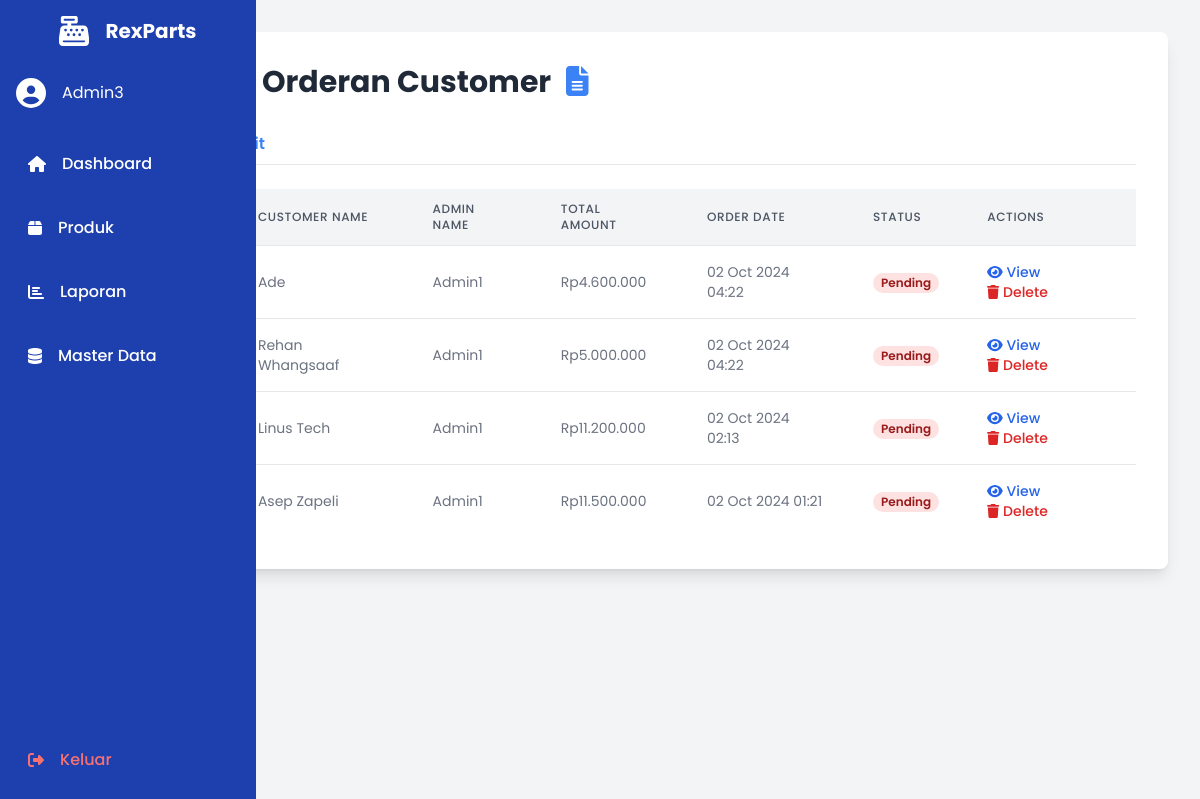
The app's page /views/laporan/orders.php (signed in) with its own data.
### tables this page shows
CREATE TABLE `orders` (
  `order_id` int NOT NULL AUTO_INCREMENT,
  `customer_id` int DEFAULT NULL,
  `admin_id` int DEFAULT NULL,
  `total_amount` decimal(10,2) NOT NULL,
  `order_date` timestamp NULL DEFAULT CURRENT_TIMESTAMP,
  `status` enum('pending','completed','canceled') DEFAULT 'pending',
  PRIMARY KEY (`order_id`),
  KEY `customer_id` (`customer_id`),
  KEY `admin_id` (`admin_id`),
  CONSTRAINT `orders_ibfk_1` FOREIGN KEY (`customer_id`) REFERENCES `customer` (`customer_id`) ON DELETE SET NULL,
  CONSTRAINT `orders_ibfk_2` FOREIGN KEY (`admin_id`) REFERENCES `admin` (`admin_id`) ON DELETE SET NULL
);

CREATE TABLE `customer` (
  `customer_id` int NOT NULL AUTO_INCREMENT,
  `name` varchar(100) NOT NULL,
  `email` varchar(100) DEFAULT NULL,
  `phone` varchar(15) DEFAULT NULL,
  `address` text,
  `created_at` timestamp NULL DEFAULT CURRENT_TIMESTAMP,
  PRIMARY KEY (`customer_id`),
  UNIQUE KEY `email` (`email`)
);

### views/laporan/orders.php (the view, shortened to what this page needs)
<?php
require_once '../../system/koneksi.php';
function getOrders($pdo) {
    $stmt = $pdo->prepare("
        SELECT o.order_id, o.total_amount, o.order_date, o.status,
               c.name AS customer_name, a.username AS admin_name
        FROM orders o
        JOIN customer c ON o.customer_id = c.customer_id
        JOIN admin a ON o.admin_id = a.admin_id
        ORDER BY o.order_date DESC
    ");
    $stmt->execute();
    return $stmt->fetchAll(PDO::FETCH_ASSOC);
}
$orders = getOrders($pdo);
?>
<!DOCTYPE html>
<html lang="en">
<head>
    <link href="https://cdn.jsdelivr.net/npm/tailwindcss@2.2.19/dist/tailwind.min.css" rel="stylesheet">
    <link rel="stylesheet" href="https://cdnjs.cloudflare.com/ajax/libs/font-awesome/6.0.0-beta3/css/all.min.css">
</head>
<body class="bg-gray-100 text-gray-800">
    <aside class="sidebar w-16 bg-blue-600 text-white fixed h-full hover:w-64 overflow-hidden transition-all duration-300 ease-in-out">
        <?php include '../templates/sidebar.php'; ?>
    </aside>
    <div class="ml-16 p-8">
        <div class="max-w-7xl mx-auto bg-white shadow-lg rounded-lg overflow-hidden">
            <div class="p-8">
                <h1 class="text-3xl font-bold mb-6 text-gray-800">Laporan Orderan Customer <i class="fas fa-file-alt ml-2 text-blue-500"></i></h1>
                <div class="mb-6">
                    <ul class="flex border-b border-gray-200">
                        <li class="mr-1">
                            <a class="bg-white inline-block py-2 px-4 text-blue-500 hover:text-blue-800 font-semibold rounded-t-lg cursor-pointer transition duration-300 ease-in-out" onclick="showTab('orders')">Orders</a>
                        </li>
                        <li class="mr-1">
                            <a class="bg-white inline-block py-2 px-4 text-blue-500 hover:text-blue-800 font-semibold rounded-t-lg cursor-pointer transition duration-300 ease-in-out" onclick="showTab('edit')">Edit</a>
                        </li>
                    </ul>
                </div>
                <div id="orders" class="tab-content tab-active">
                    <div class="overflow-x-auto">
                        <table class="min-w-full bg-white">
                            <thead class="bg-gray-100">
                                <tr>
                                    <th class="px-6 py-3 border-b border-gray-200 text-left text-xs leading-4 font-medium text-gray-600 uppercase tracking-wider">Order ID</th>
                                    <th class="px-6 py-3 border-b border-gray-200 text-left text-xs leading-4 font-medium text-gray-600 uppercase tracking-wider">Customer Name</th>
                                    <th class="px-6 py-3 border-b border-gray-200 text-left text-xs leading-4 font-medium text-gray-600 uppercase tracking-wider">Admin Name</th>
                                    <th class="px-6 py-3 border-b border-gray-200 text-left text-xs leading-4 font-medium text-gray-600 uppercase tracking-wider">Total Amount</th>
                                    <th class="px-6 py-3 border-b border-gray-200 text-left text-xs leading-4 font-medium text-gray-600 uppercase tracking-wider">Order Date</th>
                                    <th class="px-6 py-3 border-b border-gray-200 text-left text-xs leading-4 font-medium text-gray-600 uppercase tracking-wider">Status</th>
                                    <th class="px-6 py-3 border-b border-gray-200 text-left text-xs leading-4 font-medium text-gray-600 uppercase tracking-wider">Actions</th>
                                </tr>
                            </thead>
                            <tbody class="divide-y divide-gray-200">
                                <?php foreach ($orders as $order): ?>
                                    <tr class="hover:bg-gray-50 transition duration-150 ease-in-out">
                                        <td class="px-6 py-4 whitespace-no-wrap text-sm leading-5 font-medium text-gray-900"><?= htmlspecialchars($order['order_id']) ?></td>
                                        <td class="px-6 py-4 whitespace-no-wrap text-sm leading-5 text-gray-500"><?= htmlspecialchars($order['customer_name']) ?></td>
                                        <td class="px-6 py-4 whitespace-no-wrap text-sm leading-5 text-gray-500"><?= htmlspecialchars($order['admin_name']) ?></td>
                                        <td class="px-6 py-4 whitespace-no-wrap text-sm leading-5 text-gray-500">Rp<?= number_format($order['total_amount'], 0, ',', '.') ?></td>
                                        <td class="px-6 py-4 whitespace-no-wrap text-sm leading-5 text-gray-500"><?= date('d M Y H:i', strtotime($order['order_date'])) ?></td>
                                        <td class="px-6 py-4 whitespace-no-wrap">
                                        <span class="px-2 inline-flex text-xs leading-5 font-semibold rounded-full
                                            <?= $order['status'] == 'Completed' ? 'bg-green-100 text-green-800' : ($order['status'] == 'Pending' ? 'bg-yellow-100 text-yellow-800' : ($order['status'] == 'Canceled' ? 'bg-red-100 text-red-800' : 'bg-red-100 text-red-800')) ?>">
                                            <?= htmlspecialchars(ucfirst($order['status'])) ?>
                                        </span>
                                        </td>
                                        <td class="px-6 py-4 whitespace-no-wrap text-sm leading-5 font-medium">
                                            <button class="text-blue-600 hover:text-blue-900 mr-3 transition duration-150 ease-in-out" onclick="openModal(<?= $order['order_id'] ?>)">
                                                <i class="fas fa-eye"></i> View
                                            </button>
                                            <button class="text-red-600 hover:text-red-900 transition duration-150 ease-in-out" onclick="deleteOrder(<?= $order['order_id'] ?>)">
                                                <i class="fas fa-trash"></i> Delete
                                            </button>
                                        </td>
                                    </tr>
                                <?php endforeach; ?>
                            </tbody>
                        </table>
                    </div>
                </div>
            </div>
        </div>
    </div>
</body>
</html>

### views/laporan/orders.php (style rules this page uses)
body { font-family: 'Poppins', sans-serif; }
.sidebar { transition: width 0.3s ease; }
.tab-content { display: none; }
.tab-active { display: block; }

### views/templates/sidebar.php (style rules this page uses)
.sidebar { transition: width 0.3s ease; }
body { font-family: 'Poppins', sans-serif; }

### records on screen
orders: customer.name "Ade", admin.username "Admin1", total_amount "4.600.000", order_date "02 Oct 2024 04:22", status "Pending"
orders: customer.name "Rehan Whangsaaf", admin.username "Admin1", total_amount "5.000.000", order_date "02 Oct 2024 04:22", status "Pending"
orders: customer.name "Linus Tech", admin.username "Admin1", total_amount "11.200.000", order_date "02 Oct 2024 02:13", status "Pending"
orders: customer.name "Asep Zapeli", admin.username "Admin1", total_amount "11.500.000", order_date "02 Oct 2024 01:21", status "Pending"

### other values on screen
$adminName "Admin3"
